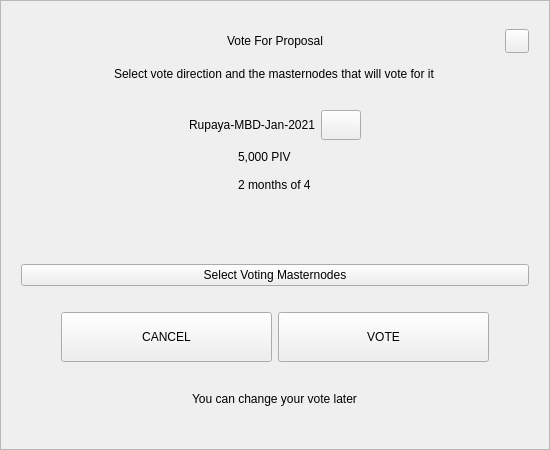
<?xml version="1.0" encoding="UTF-8"?>
<ui version="4.0">
 <class>VoteDialog</class>
 <widget class="QWidget" name="VoteDialog">
  <property name="geometry">
   <rect>
    <x>0</x>
    <y>0</y>
    <width>550</width>
    <height>450</height>
   </rect>
  </property>
  <layout class="QVBoxLayout" name="verticalLayout_1">
   <property name="spacing">
    <number>0</number>
   </property>
   <property name="leftMargin">
    <number>0</number>
   </property>
   <property name="topMargin">
    <number>0</number>
   </property>
   <property name="rightMargin">
    <number>0</number>
   </property>
   <property name="bottomMargin">
    <number>0</number>
   </property>
   <item>
    <widget class="QFrame" name="frame">
     <property name="styleSheet">
      <string notr="true"/>
     </property>
     <property name="frameShape">
      <enum>QFrame::StyledPanel</enum>
     </property>
     <property name="frameShadow">
      <enum>QFrame::Raised</enum>
     </property>
     <layout class="QVBoxLayout" name="verticalLayout_2">
      <property name="spacing">
       <number>6</number>
      </property>
      <property name="leftMargin">
       <number>20</number>
      </property>
      <property name="topMargin">
       <number>20</number>
      </property>
      <property name="rightMargin">
       <number>20</number>
      </property>
      <property name="bottomMargin">
       <number>20</number>
      </property>
      <item>
       <layout class="QHBoxLayout" name="horizontalLayout_1">
        <property name="spacing">
         <number>0</number>
        </property>
        <item>
         <spacer name="horizontalSpacer_1">
          <property name="orientation">
           <enum>Qt::Horizontal</enum>
          </property>
          <property name="sizeHint" stdset="0">
           <size>
            <width>40</width>
            <height>20</height>
           </size>
          </property>
         </spacer>
        </item>
        <item>
         <widget class="QLabel" name="labelTitle">
          <property name="minimumSize">
           <size>
            <width>0</width>
            <height>40</height>
           </size>
          </property>
          <property name="maximumSize">
           <size>
            <width>16777215</width>
            <height>40</height>
           </size>
          </property>
          <property name="styleSheet">
           <string notr="true">padding-left:24px;</string>
          </property>
          <property name="text">
           <string>Vote For Proposal</string>
          </property>
          <property name="alignment">
           <set>Qt::AlignCenter</set>
          </property>
          <property name="margin">
           <number>7</number>
          </property>
         </widget>
        </item>
        <item>
         <spacer name="horizontalSpacer_2">
          <property name="orientation">
           <enum>Qt::Horizontal</enum>
          </property>
          <property name="sizeHint" stdset="0">
           <size>
            <width>40</width>
            <height>20</height>
           </size>
          </property>
         </spacer>
        </item>
        <item>
         <widget class="QPushButton" name="btnEsc">
          <property name="minimumSize">
           <size>
            <width>24</width>
            <height>24</height>
           </size>
          </property>
          <property name="maximumSize">
           <size>
            <width>24</width>
            <height>24</height>
           </size>
          </property>
          <property name="focusPolicy">
           <enum>Qt::NoFocus</enum>
          </property>
          <property name="text">
           <string/>
          </property>
         </widget>
        </item>
       </layout>
      </item>
      <item alignment="Qt::AlignHCenter">
       <widget class="QLabel" name="labelSubtitle">
        <property name="text">
         <string>Select vote direction and the masternodes that will vote for it</string>
        </property>
       </widget>
      </item>
      <item>
       <spacer name="verticalSpacer_1">
        <property name="orientation">
         <enum>Qt::Vertical</enum>
        </property>
        <property name="sizeType">
         <enum>QSizePolicy::Expanding</enum>
        </property>
        <property name="sizeHint" stdset="0">
         <size>
          <width>20</width>
          <height>40</height>
         </size>
        </property>
       </spacer>
      </item>
      <item>
       <layout class="QHBoxLayout" name="horizontalLayout_2">
        <item>
         <spacer name="horizontalSpacer_3">
          <property name="orientation">
           <enum>Qt::Horizontal</enum>
          </property>
          <property name="sizeHint" stdset="0">
           <size>
            <width>40</width>
            <height>20</height>
           </size>
          </property>
         </spacer>
        </item>
        <item>
         <widget class="QLabel" name="labelTitleVote">
          <property name="minimumSize">
           <size>
            <width>0</width>
            <height>30</height>
           </size>
          </property>
          <property name="text">
           <string notr="true">Rupaya-MBD-Jan-2021</string>
          </property>
          <property name="alignment">
           <set>Qt::AlignCenter</set>
          </property>
          <property name="wordWrap">
           <bool>true</bool>
          </property>
         </widget>
        </item>
        <item>
         <widget class="QPushButton" name="btnLink">
          <property name="minimumSize">
           <size>
            <width>0</width>
            <height>30</height>
           </size>
          </property>
          <property name="maximumSize">
           <size>
            <width>16777215</width>
            <height>30</height>
           </size>
          </property>
          <property name="cursor">
           <cursorShape>PointingHandCursor</cursorShape>
          </property>
          <property name="text">
           <string/>
          </property>
         </widget>
        </item>
        <item>
         <spacer name="horizontalSpacer_4">
          <property name="orientation">
           <enum>Qt::Horizontal</enum>
          </property>
          <property name="sizeHint" stdset="0">
           <size>
            <width>40</width>
            <height>20</height>
           </size>
          </property>
         </spacer>
        </item>
       </layout>
      </item>
      <item alignment="Qt::AlignHCenter">
       <widget class="QWidget" name="widget" native="true">
        <property name="minimumSize">
         <size>
          <width>0</width>
          <height>50</height>
         </size>
        </property>
        <layout class="QVBoxLayout" name="verticalLayout_3">
         <property name="spacing">
          <number>6</number>
         </property>
         <property name="leftMargin">
          <number>0</number>
         </property>
         <property name="topMargin">
          <number>0</number>
         </property>
         <property name="rightMargin">
          <number>0</number>
         </property>
         <property name="bottomMargin">
          <number>0</number>
         </property>
         <item>
          <widget class="QLabel" name="labelAmount">
           <property name="text">
            <string notr="true">5,000 PIV</string>
           </property>
          </widget>
         </item>
         <item>
          <widget class="QLabel" name="labelTime">
           <property name="text">
            <string notr="true">2 months of 4</string>
           </property>
          </widget>
         </item>
        </layout>
       </widget>
      </item>
      <item>
       <spacer name="verticalSpacer_2">
        <property name="orientation">
         <enum>Qt::Vertical</enum>
        </property>
        <property name="sizeType">
         <enum>QSizePolicy::Fixed</enum>
        </property>
        <property name="sizeHint" stdset="0">
         <size>
          <width>20</width>
          <height>10</height>
         </size>
        </property>
       </spacer>
      </item>
      <item>
       <widget class="QWidget" name="containerVotes" native="true">
        <property name="minimumSize">
         <size>
          <width>0</width>
          <height>36</height>
         </size>
        </property>
        <layout class="QHBoxLayout" name="horizontalLayout_3" stretch="1,0,1">
         <property name="spacing">
          <number>0</number>
         </property>
         <property name="leftMargin">
          <number>0</number>
         </property>
         <property name="topMargin">
          <number>0</number>
         </property>
         <property name="rightMargin">
          <number>0</number>
         </property>
         <property name="bottomMargin">
          <number>0</number>
         </property>
         <item>
          <widget class="QWidget" name="containerNo" native="true">
           <property name="sizePolicy">
            <sizepolicy hsizetype="Expanding" vsizetype="Preferred">
             <horstretch>0</horstretch>
             <verstretch>0</verstretch>
            </sizepolicy>
           </property>
           <property name="minimumSize">
            <size>
             <width>0</width>
             <height>36</height>
            </size>
           </property>
           <layout class="QGridLayout" name="gridLayout">
            <property name="leftMargin">
             <number>0</number>
            </property>
            <property name="topMargin">
             <number>0</number>
            </property>
            <property name="rightMargin">
             <number>0</number>
            </property>
            <property name="bottomMargin">
             <number>0</number>
            </property>
            <property name="spacing">
             <number>0</number>
            </property>
           </layout>
          </widget>
         </item>
         <item>
          <spacer name="horizontalSpacer_5">
           <property name="orientation">
            <enum>Qt::Horizontal</enum>
           </property>
           <property name="sizeType">
            <enum>QSizePolicy::Fixed</enum>
           </property>
           <property name="sizeHint" stdset="0">
            <size>
             <width>16</width>
             <height>20</height>
            </size>
           </property>
          </spacer>
         </item>
         <item>
          <widget class="QWidget" name="containerYes" native="true">
           <property name="minimumSize">
            <size>
             <width>0</width>
             <height>36</height>
            </size>
           </property>
           <property name="layoutDirection">
            <enum>Qt::LeftToRight</enum>
           </property>
           <layout class="QGridLayout" name="gridLayout_2">
            <property name="leftMargin">
             <number>0</number>
            </property>
            <property name="topMargin">
             <number>0</number>
            </property>
            <property name="rightMargin">
             <number>0</number>
            </property>
            <property name="bottomMargin">
             <number>0</number>
            </property>
            <property name="horizontalSpacing">
             <number>0</number>
            </property>
           </layout>
          </widget>
         </item>
        </layout>
       </widget>
      </item>
      <item>
       <spacer name="verticalSpacer_3">
        <property name="orientation">
         <enum>Qt::Vertical</enum>
        </property>
        <property name="sizeType">
         <enum>QSizePolicy::Fixed</enum>
        </property>
        <property name="sizeHint" stdset="0">
         <size>
          <width>20</width>
          <height>10</height>
         </size>
        </property>
       </spacer>
      </item>
      <item>
       <widget class="QPushButton" name="btnSelectMasternodes">
        <property name="cursor">
         <cursorShape>PointingHandCursor</cursorShape>
        </property>
        <property name="text">
         <string>Select Voting Masternodes</string>
        </property>
       </widget>
      </item>
      <item>
       <spacer name="verticalSpacer_4">
        <property name="orientation">
         <enum>Qt::Vertical</enum>
        </property>
        <property name="sizeType">
         <enum>QSizePolicy::Fixed</enum>
        </property>
        <property name="sizeHint" stdset="0">
         <size>
          <width>20</width>
          <height>20</height>
         </size>
        </property>
       </spacer>
      </item>
      <item>
       <layout class="QHBoxLayout" name="horizontalLayout_4" stretch="0,2,2,0">
        <item>
         <spacer name="horizontalSpacer_6">
          <property name="orientation">
           <enum>Qt::Horizontal</enum>
          </property>
          <property name="sizeHint" stdset="0">
           <size>
            <width>40</width>
            <height>20</height>
           </size>
          </property>
         </spacer>
        </item>
        <item>
         <widget class="QPushButton" name="btnCancel">
          <property name="minimumSize">
           <size>
            <width>0</width>
            <height>50</height>
           </size>
          </property>
          <property name="focusPolicy">
           <enum>Qt::NoFocus</enum>
          </property>
          <property name="text">
           <string>CANCEL</string>
          </property>
         </widget>
        </item>
        <item>
         <widget class="QPushButton" name="btnSave">
          <property name="minimumSize">
           <size>
            <width>0</width>
            <height>50</height>
           </size>
          </property>
          <property name="focusPolicy">
           <enum>Qt::NoFocus</enum>
          </property>
          <property name="text">
           <string>VOTE</string>
          </property>
         </widget>
        </item>
        <item>
         <spacer name="horizontalSpacer_7">
          <property name="orientation">
           <enum>Qt::Horizontal</enum>
          </property>
          <property name="sizeHint" stdset="0">
           <size>
            <width>40</width>
            <height>20</height>
           </size>
          </property>
         </spacer>
        </item>
       </layout>
      </item>
      <item>
       <spacer name="verticalSpacer_5">
        <property name="orientation">
         <enum>Qt::Vertical</enum>
        </property>
        <property name="sizeType">
         <enum>QSizePolicy::Expanding</enum>
        </property>
        <property name="sizeHint" stdset="0">
         <size>
          <width>20</width>
          <height>10</height>
         </size>
        </property>
       </spacer>
      </item>
      <item>
       <spacer name="verticalSpacer_6">
        <property name="orientation">
         <enum>Qt::Vertical</enum>
        </property>
        <property name="sizeHint" stdset="0">
         <size>
          <width>20</width>
          <height>40</height>
         </size>
        </property>
       </spacer>
      </item>
      <item alignment="Qt::AlignHCenter">
       <widget class="QLabel" name="labelMessage">
        <property name="text">
         <string>You can change your vote later</string>
        </property>
       </widget>
      </item>
      <item>
       <spacer name="verticalSpacer_7">
        <property name="orientation">
         <enum>Qt::Vertical</enum>
        </property>
        <property name="sizeType">
         <enum>QSizePolicy::Expanding</enum>
        </property>
        <property name="sizeHint" stdset="0">
         <size>
          <width>20</width>
          <height>40</height>
         </size>
        </property>
       </spacer>
      </item>
     </layout>
    </widget>
   </item>
  </layout>
 </widget>
 <resources/>
 <connections/>
</ui>
